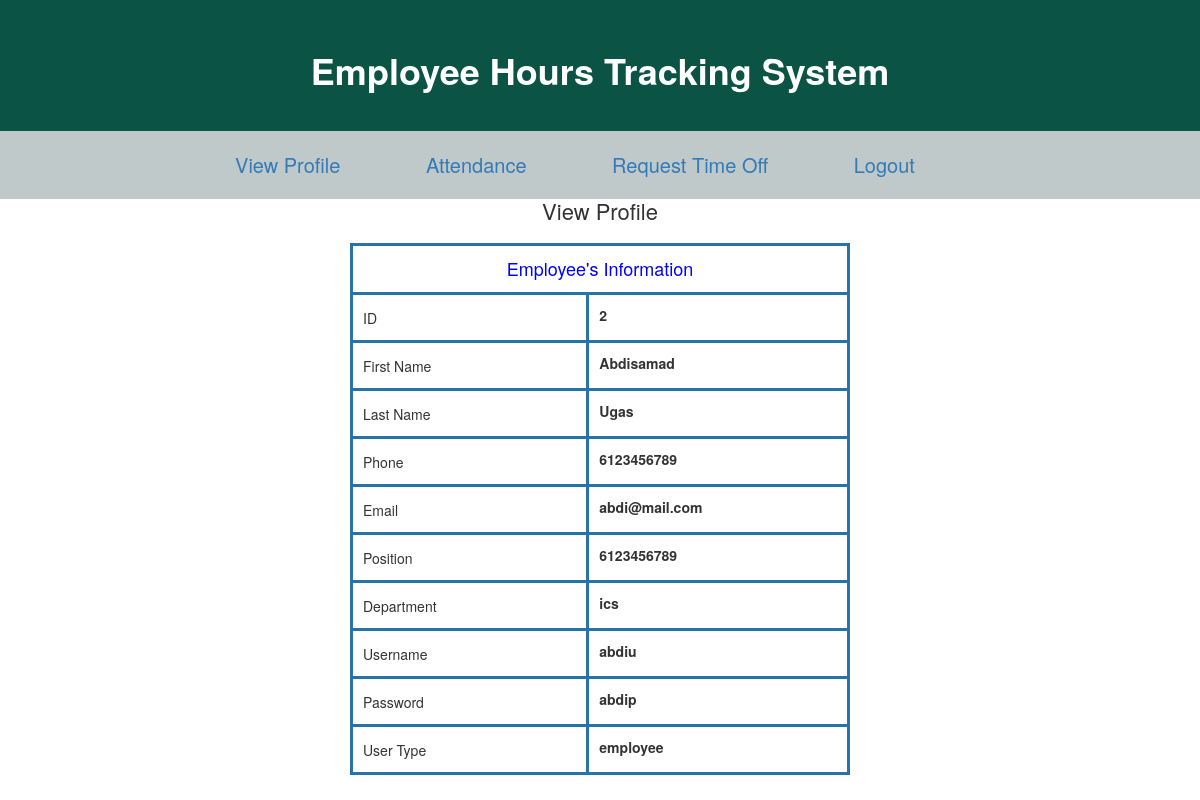
Page /user_view_profile.php (signed in) on the committed database.
### tables this page shows
CREATE TABLE `employee` (
  `emp_ID` int(11) NOT NULL,
  `emp_fname` varchar(45) NOT NULL,
  `emp_lname` varchar(45) NOT NULL,
  `emp_phone` varchar(20) NOT NULL,
  `emp_email` varchar(45) NOT NULL,
  `emp_position` varchar(45) NOT NULL,
  `emp_department` varchar(25) NOT NULL,
  `login_ID_FK` int(11) NOT NULL
);

CREATE TABLE `user` (
  `login_ID` int(11) NOT NULL,
  `username` varchar(45) NOT NULL,
  `password` varchar(45) NOT NULL,
  `user_type` int(11) NOT NULL
);

### user_profile.php (called while the page is built, shortened)
<?php
include("database_connection.php");
    $search_Query = "SELECT employee.*, user.username, user.password, user.user_type
	FROM employee
	INNER JOIN user ON employee.emp_ID = user.login_ID
	WHERE employee.emp_ID = '{$_SESSION["employee_id"]}'";
    $search_Result = mysqli_query($conn, $search_Query);
    if($search_Result){
        if(mysqli_num_rows($search_Result)){
            while($row = mysqli_fetch_array($search_Result)){
                $id = $row['emp_ID'];
                $fname = $row['emp_fname'];
                $lname = $row['emp_lname'];
				$phone = $row['emp_phone'];
				$email = $row['emp_email'];
                $position = $row['emp_position'];
				$department = $row['emp_department'];
				$username = $row['username'];
				$password = $row['password'];
				if ($row['user_type'] == 2) {
					$usertype = 'employee';
				}
				else {
					$usertype = 'manager';
				}
            }
        }else{
            echo 'No Data For This Id';
        }
    }else{
        echo 'Result Error';
    }
?>

### user_view_profile.php (the view, shortened to what this page needs)
<?php
include ("user_profile.php");
?>
<!Doctype html>
<html>
   <head>
		<link rel="stylesheet" href="https://maxcdn.bootstrapcdn.com/bootstrap/3.3.7/css/bootstrap.min.css">
		<link rel="stylesheet" href="https://maxcdn.bootstrapcdn.com/bootstrap/3.3.7/css/bootstrap-theme.min.css">
       <link rel="stylesheet" href="view_profile+pto_request.css">
   </head>
<body>
<header>
	<div class="tit">
		<h1><b>Employee Hours Tracking System</b></h1>
	</div>
</header>
    <div>
       <ul class="nav">
			<li><a href="user_view_profile.php">View Profile</a></li>
            <li><a href="user_attendance.php">Attendance</a></li>
            <li><a href="user_pto.php">Request Time Off</a></li>
            <li><a href="logout.php">Logout</a></li>
        </ul>
    </div>
	<h2>View Profile</h2>
	<form action="user_view_profile.php" method="post">
		<table bgcolor="#C4C4C4" align="center" width="500" border="0">
			<tr>
			<td align="center"colspan="2">
				<font color="#0000FF" size="4">Employee's Information</font>
			</td>
			</tr>
			<tr>
			<td>ID</td>
			<td><label><?php echo $id;?></label></td>
			</tr>
			<tr>
			<td>First Name</td>
			<td><label><?php echo $fname;?></label></td>
			</tr>
			<tr>
			<td>Last Name</td>
			<td><label><?php echo $lname;?></label></td>
			</tr>
			<tr>
			<td>Phone</td>
			<td><label><?php echo $phone;?></label></td>
			</tr>
			<tr>
			<td>Email </td>
			<td><label><?php echo $email;?></label></td>
			</tr>
			<tr>
			<td>Position</td>
			<td><label><?php echo $position;?></label></td>
			</tr>
			<tr>
			<td>Department</td>
			<td><label><?php echo $department;?></label></td>
			</tr>
			<tr>
			<td>Username</td>
			<td><label><?php echo $username;?></label></td>
			</tr>
			<tr>
			<td>Password</td>
			<td><label><?php echo $password;?></label></td>
			</tr>
			<tr>
			<td>User Type</td>
			<td><label><?php echo $usertype;?></label></td>
			</tr>
		</table>
	</form>
</body>
</html>

### view_profile+pto_request.css (style rules this page uses)
.nav { background-color: #BFC9CA; color: black; font-size: 20px; list-style: none; text-align: center; padding: 10px; margin-top: 0px; }
.nav > li { display: inline-block; padding-right: 50px; }
h2 { margin: 0; padding: 0 0 20px; text-align: center; font-size: 22px; }
.tit { text-align: center; background:#0B5345 ; color: white; margin: auto; padding: 30px; }
.table, th, td, tr { border: solid #2874A6; padding: 10px; margin: 5px; width: 900px; }

### rows in the picture
employee: emp_ID "2", emp_fname "Abdisamad", emp_lname "Ugas", emp_phone "6123456789", emp_email "abdi@mail.com", emp_position "6123456789", emp_department "ics", login_ID_FK.username "abdiu", login_ID_FK.password "abdip", login_ID_FK.user_type "employee"
